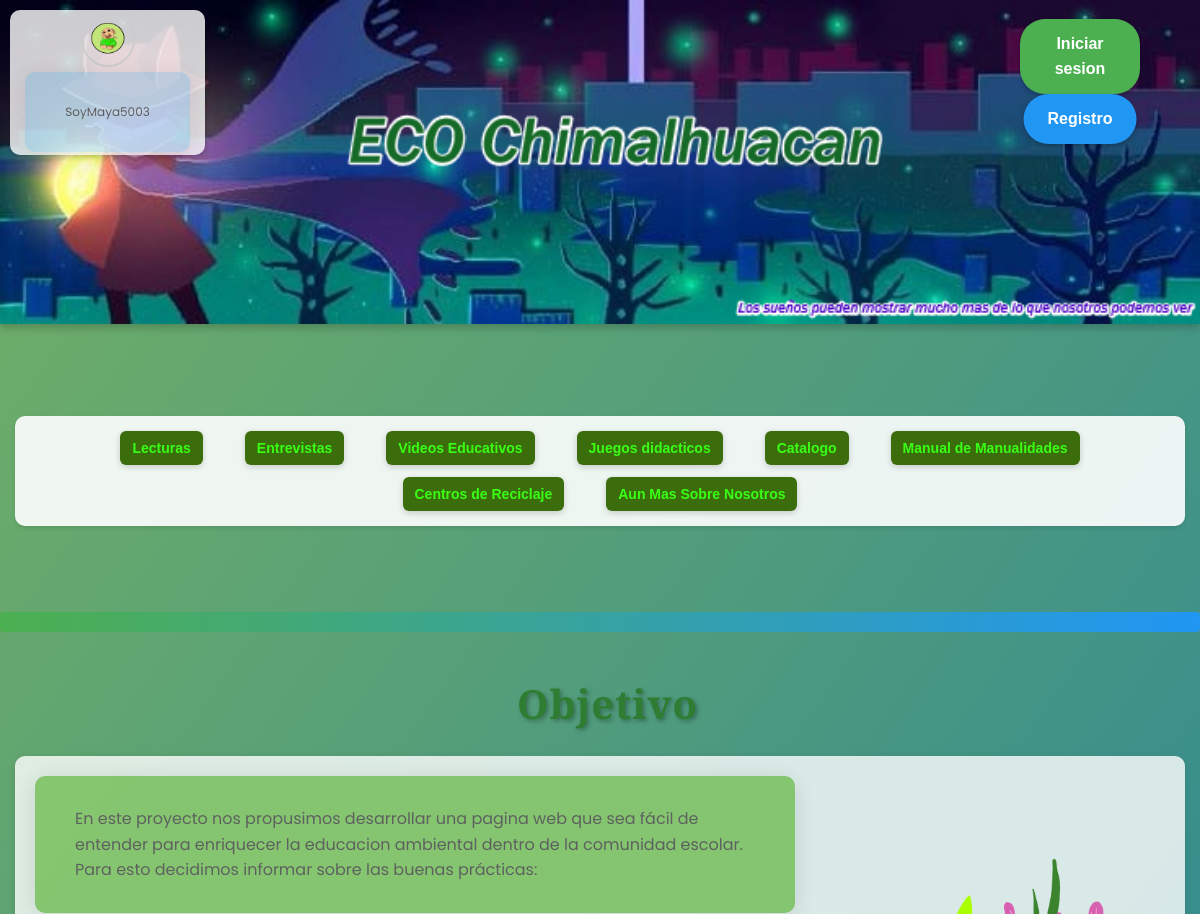
Page / (signed in, upper part) on the earlier database version.
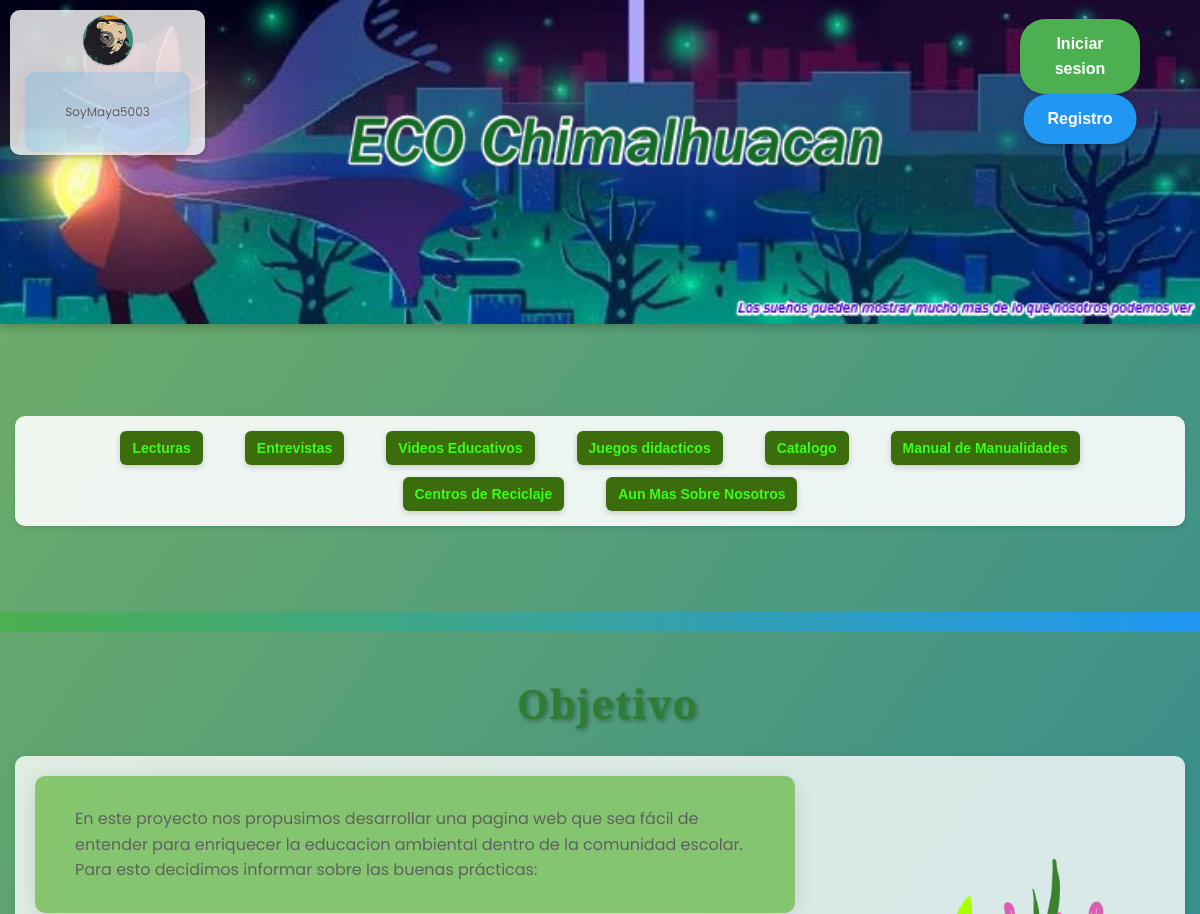
Same page on the later database version.
### tables this page shows
CREATE TABLE "Registros" (
	"Usuario"	TEXT NOT NULL UNIQUE,
	"Contraseña"	TEXT NOT NULL UNIQUE,
	"CorreoElectronico"	TEXT NOT NULL UNIQUE, FotoPerfil TEXT DEFAULT 'PerfilMaterial.png',
	PRIMARY KEY("Usuario")
);

### app.py (the view)
@app.route("/")
def PaginaPrincipal():
    return render_template("inicio.html", user=session.get('usuario', 'invitado'), foto=get_user_foto(session.get('usuario')))

### app.py (called while the page is built)
def get_db_connection():
    conexion = sqlite3.connect(DB, timeout=10.0)
    conexion.row_factory = sqlite3.Row
    return conexion

def get_user_foto(usuario):
    if usuario == 'invitado' or not usuario:
        return 'PerfilMaterial.png'
    try:
        conexion = get_db_connection()
        cursor = conexion.cursor()
        cursor.execute("SELECT FotoPerfil FROM Registros WHERE Usuario = ?", (usuario,))
        row = cursor.fetchone()
        if row and row['FotoPerfil']:
            return row['FotoPerfil']
        else:
            return 'PerfilMaterial.png'
    except Exception as e:
        print(f"Error obteniendo foto: {e}")
        return 'PerfilMaterial.png'
    finally:
        if 'conexion' in locals():
            conexion.close()

### templates/inicio.html (shortened to what this page needs)
<!DOCTYPE html>
<html>
<head>
    <link rel="stylesheet" href="{{ url_for('static', filename='css/StylePrinc.css') }}">
    <link rel="stylesheet" href="{{ url_for('static', filename='css/inicio.css') }}">
</head>
<body>
    <a href="/perfil-usuario" class="user-profile-link" data-content="Perfil" title="Perfil">
        <div id="user-container" style="position: absolute; top: 10px; left: 10px; width: 175px; height: 125px; background-color: rgba(255,255,255,0.8); border-radius: 10px; display: flex; flex-direction: column; align-items: center; justify-content: center; padding: 10px; box-shadow: 0 2px 5px rgba(0,0,0,0.2); z-index: 1000;">
            <img src="{{ url_for('static', filename='img/' + foto) }}" alt="Foto de perfil" style="width: 50px; height: 50px; border-radius: 50%; border: 2px solid #ccc;">
            <p style="margin: 5px 0 0 0; font-size: 12px; text-align: center;">{{ user }}</p>
        </div>
    </a>
    <div class="hero-container">
        <img src="{{ url_for('static', filename='img/ElValle_Portada.png') }}" alt="ElValle_Portada">
        <a href="/Inicio-Sesion" class="btn-hero" role="button">Iniciar sesion</a>
        <br><br>
        <a href="/Registro" class="btn-hero btn-registro" role="button">Registro</a>
    </div>
    <nav class="main-menu main-menu-static" role="navigation" aria-label="Menú principal">
        <a href="/Lecturas" data-content="lecturas" aria-haspopup="true">Lecturas</a>
        <a href="/Entrevistas" data-content="entrevistas" aria-haspopup="true">Entrevistas</a>
        <a href="/Videos-Educativos" data-content="videos" aria-haspopup="true">Videos Educativos</a>
        <a href="/Juegos" data-content="juegos" aria-haspopup="true">Juegos didacticos</a>
        <a href="/Catalogo" data-content="catalogo" aria-haspopup="true">Catalogo</a>
        <a href="/Manual-de-Manualidades" data-content="manualidades">Manual de Manualidades</a>
        <a href="/Centros-de-Reciclaje" data-content="centros" aria-haspopup="true">Centros de Reciclaje</a>
        <a href="/Aun-mas-sobre-nosotros" data-content="acciones" aria-haspopup="true">Aun Mas Sobre Nosotros</a>
    </nav>
    <br>
    <hr>
    <h1>Objetivo</h1>
    <div class="section-content">
        <div>
            <p style="background: rgba(75, 173, 34, 0.8);">En este proyecto nos propusimos desarrollar una pagina web
                que sea fácil de entender para enriquecer la
                educacion ambiental dentro de la comunidad escolar. Para esto decidimos informar sobre las buenas
                prácticas:</p>
        </div>
        <img src="{{ url_for('static', filename='img/LibroVegetado.png') }}" alt="LibroVegetado">
    </div>
    <br>
</body>
</html>

Differences in the rows shown:
changed Registros "SoyMaya5003": FotoPerfil: a different picture
